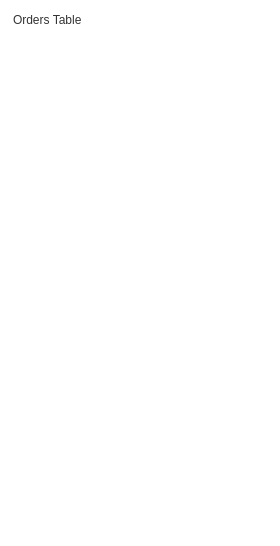
           <widget class="QFrame" name="orders_table_frame">
            <property name="styleSheet">
             <string notr="true">#orders_table_frame{
background-color: #fff;
border-radius: 5px;
}
*{
background-color: transparent;
}</string>
            </property>
            <property name="frameShape">
             <enum>QFrame::StyledPanel</enum>
            </property>
            <property name="frameShadow">
             <enum>QFrame::Raised</enum>
            </property>
            <layout class="QVBoxLayout" name="verticalLayout_3">
             <item>
              <widget class="QFrame" name="frame_37">
               <property name="frameShape">
                <enum>QFrame::StyledPanel</enum>
               </property>
               <property name="frameShadow">
                <enum>QFrame::Raised</enum>
               </property>
               <layout class="QHBoxLayout" name="horizontalLayout_26">
                <property name="spacing">
                 <number>0</number>
                </property>
                <property name="leftMargin">
                 <number>0</number>
                </property>
                <property name="topMargin">
                 <number>0</number>
                </property>
                <property name="rightMargin">
                 <number>0</number>
                </property>
                <property name="bottomMargin">
                 <number>0</number>
                </property>
                <item>
                 <widget class="QLabel" name="label_19">
                  <property name="styleSheet">
                   <string notr="true">font: 87 16pt &quot;Noto Sans Black&quot;;
color: #333333;</string>
                  </property>
                  <property name="text">
                   <string>Orders Table</string>
                  </property>
                 </widget>
                </item>
               </layout>
              </widget>
             </item>
             <item>
              <widget class="QTableWidget" name="orders_tableWidget">
               <property name="minimumSize">
                <size>
                 <width>0</width>
                 <height>500</height>
                </size>
               </property>
              </widget>
             </item>
            </layout>
           </widget>
